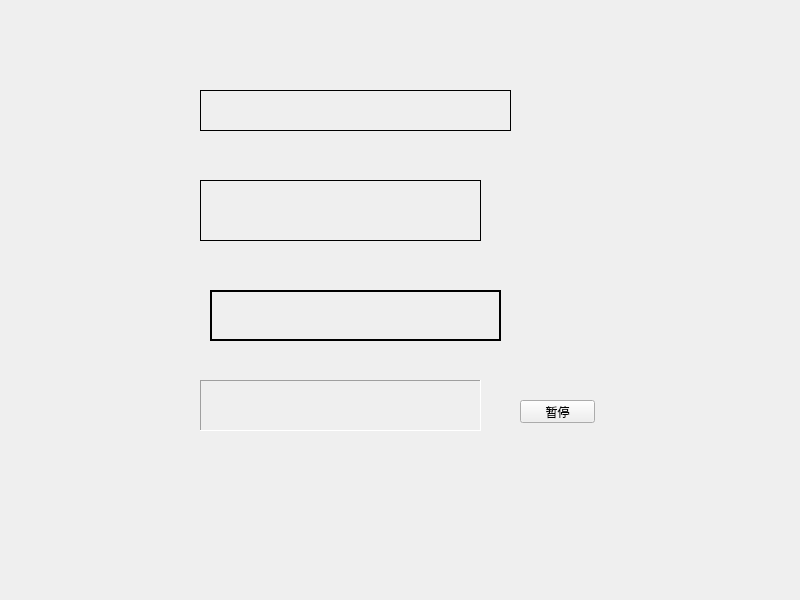
<?xml version="1.0" encoding="UTF-8"?>
<ui version="4.0">
 <class>Widget</class>
 <widget class="QWidget" name="Widget">
  <property name="geometry">
   <rect>
    <x>0</x>
    <y>0</y>
    <width>800</width>
    <height>600</height>
   </rect>
  </property>
  <property name="windowTitle">
   <string>Widget</string>
  </property>
  <widget class="myLabel" name="label">
   <property name="geometry">
    <rect>
     <x>200</x>
     <y>90</y>
     <width>311</width>
     <height>41</height>
    </rect>
   </property>
   <property name="frameShape">
    <enum>QFrame::Box</enum>
   </property>
   <property name="text">
    <string/>
   </property>
  </widget>
  <widget class="QLabel" name="label_2">
   <property name="geometry">
    <rect>
     <x>200</x>
     <y>180</y>
     <width>281</width>
     <height>61</height>
    </rect>
   </property>
   <property name="frameShape">
    <enum>QFrame::Panel</enum>
   </property>
   <property name="text">
    <string/>
   </property>
  </widget>
  <widget class="QLabel" name="label_3">
   <property name="geometry">
    <rect>
     <x>210</x>
     <y>290</y>
     <width>291</width>
     <height>51</height>
    </rect>
   </property>
   <property name="frameShape">
    <enum>QFrame::WinPanel</enum>
   </property>
   <property name="text">
    <string/>
   </property>
  </widget>
  <widget class="QLabel" name="label_4">
   <property name="geometry">
    <rect>
     <x>200</x>
     <y>380</y>
     <width>281</width>
     <height>51</height>
    </rect>
   </property>
   <property name="frameShape">
    <enum>QFrame::Panel</enum>
   </property>
   <property name="frameShadow">
    <enum>QFrame::Sunken</enum>
   </property>
   <property name="text">
    <string/>
   </property>
  </widget>
  <widget class="QPushButton" name="btn">
   <property name="geometry">
    <rect>
     <x>520</x>
     <y>400</y>
     <width>75</width>
     <height>23</height>
    </rect>
   </property>
   <property name="text">
    <string>暂停</string>
   </property>
   <property name="autoDefault">
    <bool>false</bool>
   </property>
   <property name="default">
    <bool>false</bool>
   </property>
   <property name="flat">
    <bool>false</bool>
   </property>
  </widget>
 </widget>
 <customwidgets>
  <customwidget>
   <class>myLabel</class>
   <extends>QLabel</extends>
   <header location="global">mylabel.h</header>
  </customwidget>
 </customwidgets>
 <resources/>
 <connections/>
</ui>
